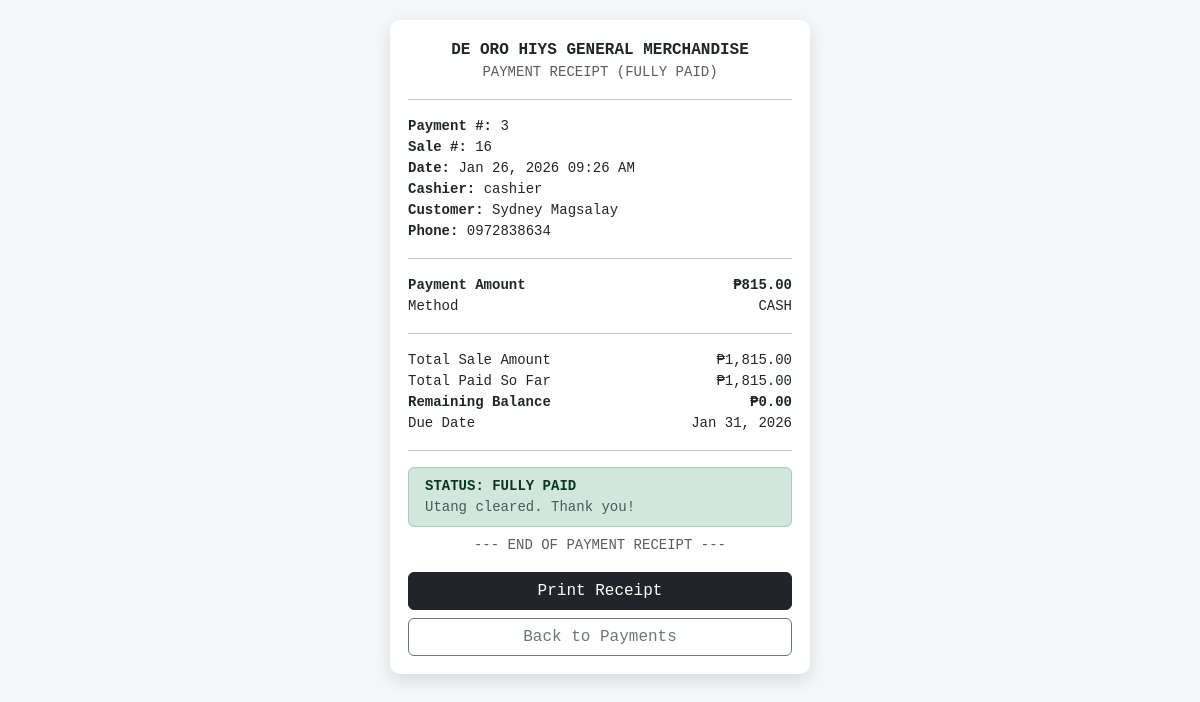
Screenshot of /cashier/payment_receipt.php?payment_id=3 (signed in) with the database file from the repository.
### tables this page shows
CREATE TABLE `payments` (
    `payment_id` int(11) NOT NULL,
    `sale_id` int(11) DEFAULT NULL,
    `amount` decimal(10,2) DEFAULT NULL,
    `method` enum('cash','gcash','bank') DEFAULT NULL,
    `status` enum('pending','paid','failed') DEFAULT NULL,
    `paid_at` timestamp NULL DEFAULT NULL,
    `external_ref` varchar(100) DEFAULT NULL
  );

CREATE TABLE `account_receivable` (
    `ar_id` int(11) NOT NULL,
    `sales_id` int(11) DEFAULT NULL,
    `customer_id` int(11) DEFAULT NULL,
    `total_amount` decimal(10,2) DEFAULT NULL,
    `amount_paid` decimal(10,2) DEFAULT NULL,
    `balance` decimal(10,2) DEFAULT NULL,
    `due_date` date DEFAULT NULL,
    `status` enum('paid','unpaid','partial','overdue') DEFAULT NULL,
    `created_at` timestamp NOT NULL DEFAULT current_timestamp()
  );

CREATE TABLE `users` (
    `user_id` int(11) NOT NULL,
    `username` varchar(50) NOT NULL,
    `password` varchar(255) NOT NULL,
    `first_name` varchar(50) DEFAULT NULL,
    `last_name` varchar(50) DEFAULT NULL,
    `phone` varchar(20) DEFAULT NULL,
    `role` varchar(20) NOT NULL,
    `created_at` timestamp NOT NULL DEFAULT current_timestamp(),
    `status` enum('active','inactive') DEFAULT 'active'
  );

CREATE TABLE `customers` (
    `customer_id` int(11) NOT NULL,
    `first_name` varchar(50) DEFAULT NULL,
    `last_name` varchar(50) DEFAULT NULL,
    `phone` varchar(20) DEFAULT NULL,
    `address` text DEFAULT NULL,
    `created_at` timestamp NOT NULL DEFAULT current_timestamp()
  );

CREATE TABLE `sales` (
    `sale_id` int(11) NOT NULL,
    `user_id` int(11) DEFAULT NULL,
    `customer_id` int(11) DEFAULT NULL,
    `sale_date` datetime NOT NULL,
    `total_amount` decimal(10,2) DEFAULT NULL,
    `status` varchar(30) NOT NULL DEFAULT 'pending',
    `created_at` timestamp NOT NULL DEFAULT current_timestamp()
  );

### cashier/payment_receipt.php (the view, shortened to what this page needs)
<?php
include '../config/db.php';
function h($v){ return htmlspecialchars((string)$v, ENT_QUOTES, 'UTF-8'); }
$payment_id = (int)($_GET['payment_id'] ?? 0);
$stmt = $conn->prepare("
  SELECT
    p.payment_id, p.sale_id, p.amount, p.method, p.status, p.paid_at, p.external_ref,
    s.total_amount, s.status AS sale_status,
    c.first_name, c.last_name, c.phone, c.address,
    u.username AS cashier_name,
    ar.amount_paid, ar.balance, ar.due_date, ar.status AS ar_status
  FROM payments p
  JOIN sales s ON p.sale_id = s.sale_id
  LEFT JOIN account_receivable ar ON ar.sales_id = s.sale_id
  LEFT JOIN customers c ON s.customer_id = c.customer_id
  LEFT JOIN users u ON s.user_id = u.user_id
  WHERE p.payment_id = ?
  LIMIT 1
");
$stmt->bind_param("i", $payment_id);
$stmt->execute();
$data = $stmt->get_result()->fetch_assoc();
$companyName = "DE ORO HIYS GENERAL MERCHANDISE";
$customer = trim(($data['first_name'] ?? '').' '.($data['last_name'] ?? ''));
$remaining = (float)($data['balance'] ?? 0);
$arStatus = strtolower(trim((string)($data['ar_status'] ?? '')));
$fullyPaid = ($arStatus === 'paid' || $remaining <= 0.00001);
$payLabel = $fullyPaid ? "PAYMENT RECEIPT (FULLY PAID)" : "PAYMENT RECEIPT (PARTIAL)";
?>
<!DOCTYPE html>
<html lang="en">
<head>
<link href="https://cdn.jsdelivr.net/npm/bootstrap@5.3.2/dist/css/bootstrap.min.css" rel="stylesheet">
</head>
<body>
<div class="paper mono">
  <div class="text-center">
    <div class="fw-bold"><?= h($companyName) ?></div>
    <div class="small text-muted"><?= h($payLabel) ?></div>
    <hr>
  </div>
  <div class="small">
    <div><b>Payment #:</b> <?= (int)$data['payment_id'] ?></div>
    <div><b>Sale #:</b> <?= (int)$data['sale_id'] ?></div>
    <div><b>Date:</b> <?= $data['paid_at'] ? h(date("M d, Y h:i A", strtotime($data['paid_at']))) : '—' ?></div>
    <div><b>Cashier:</b> <?= h($data['cashier_name'] ?: 'Cashier') ?></div>
    <div><b>Customer:</b> <?= h($customer) ?></div>
    <?php if(!empty($data['phone'])): ?>
      <div><b>Phone:</b> <?= h($data['phone']) ?></div>
    <?php endif; ?>
  </div>
  <hr>
  <div class="small">
    <div class="d-flex justify-content-between">
      <span><b>Payment Amount</b></span>
      <span><b>₱<?= number_format((float)$data['amount'],2) ?></b></span>
    </div>
    <div class="d-flex justify-content-between">
      <span>Method</span>
      <span><?= h(strtoupper((string)$data['method'])) ?></span>
    </div>
  </div>
  <hr>
  <div class="small">
    <div class="d-flex justify-content-between">
      <span>Total Sale Amount</span>
      <span>₱<?= number_format((float)$data['total_amount'],2) ?></span>
    </div>
    <div class="d-flex justify-content-between">
      <span>Total Paid So Far</span>
      <span>₱<?= number_format((float)($data['amount_paid'] ?? 0),2) ?></span>
    </div>
    <div class="d-flex justify-content-between">
      <span><b>Remaining Balance</b></span>
      <span><b>₱<?= number_format(max(0,$remaining),2) ?></b></span>
    </div>
    <?php if(!empty($data['due_date'])): ?>
      <div class="d-flex justify-content-between">
        <span>Due Date</span>
        <span><?= h(date("M d, Y", strtotime($data['due_date']))) ?></span>
      </div>
    <?php endif; ?>
  </div>
  <hr>
  <?php if($fullyPaid): ?>
    <div class="alert alert-success py-2 small mb-2">
      <div class="fw-bold">STATUS: FULLY PAID</div>
      <div class="text-muted">Utang cleared. Thank you!</div>
    </div>
  <?php endif; ?>
  <div class="text-center small text-muted mt-2">
    --- END OF PAYMENT RECEIPT ---
  </div>
  <div class="no-print d-grid gap-2 mt-3">
    <button class="btn btn-dark" onclick="window.print()">Print Receipt</button>
    <a class="btn btn-outline-secondary" href="payments.php">Back to Payments</a>
  </div>
</div>
</body>
</html>

### cashier/payment_receipt.php (style rules this page uses)
body { background:#f4f6f9; }
.paper { max-width:420px; margin:20px auto; background:#fff; padding:18px; border-radius:10px; box-shadow:0 6px 16px rgba(0,0,0,.12); }
.mono { font-family: ui-monospace, SFMono-Regular, Menlo, Monaco, Consolas, "Liberation Mono", "Courier New", monospace; }

### rows the page displays
payments: account_receivable.status "PAYMENT RECEIPT (FULLY PAID)", payment_id "3", sale "16", paid_at "Jan 26, 2026 09:26 AM", users.username "cashier", customers.first_name+last_name "Sydney Magsalay", customers.phone "0972838634", amount "815.00", method "CASH", sale.total_amount "1,815.00", account_receivable.amount_paid "1,815.00", account_receivable.balance "0.00", account_receivable.due_date "Jan 31, 2026"

### other values shown
$companyName "DE ORO HIYS GENERAL MERCHANDISE"
